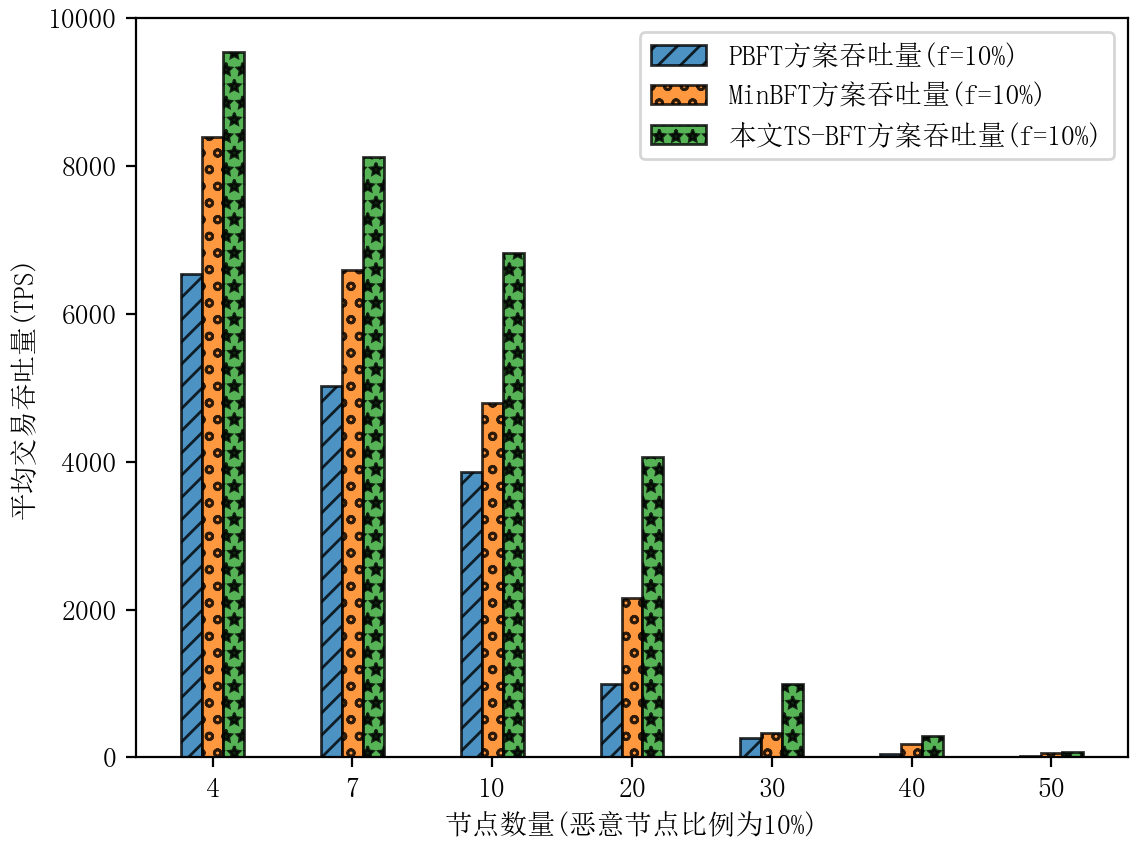

This chart was generated by the following Python code:
# encoding:utf-8
'''
创建人：Moss
创建时间：
'''
import matplotlib.pyplot as plt
import numpy as np
import matplotlib.ticker as mtick
from matplotlib.font_manager import FontProperties
import matplotlib
font = FontProperties(fname=r"/System/Library/Fonts/.ttc", size=10)
# a = [6710, 5150, 4251, 1321, 317, 106, 41]
# b = [8400, 6600, 5040, 2500, 420, 198, 78]
# c = [9720, 8534, 7020, 4160, 1140, 307, 103]

a = [6542, 5029, 3859, 989, 263, 51, 24]
b = [8391, 6600, 4800, 2160, 333, 180, 63]
c = [9541, 8120, 6827, 4059, 991, 283, 70]

plt.rcParams['font.sans-serif'] = ['Simsun']
# print(matplotlib.matplotlib_fname())

fmt = '%d'
yticks = mtick.FormatStrFormatter(fmt)
lx = [u'4', u'7', u'10', u'20', u'30', u'40', u'50']
x_indexes = np.arange(len(lx))
width = 0.15
fig = plt.figure()
ax1 = fig.add_subplot(111)
# ax1.plot(x_indexes, a, '*g-.', label=u'PBFT方案吞吐量(f=10%)')
# ax1.plot(x_indexes, b, '*b--', label=u'MinBFT方案吞吐量(f=10%)')
# ax1.plot(x_indexes, c, 'or-', label=u'本文TS-BFT方案吞吐量(f=10%)')
ax1.bar(x_indexes-width, a, width=width, alpha=0.8,
        label=u'PBFT方案吞吐量(f=10%)', edgecolor="black", hatch='///')
ax1.bar(x_indexes, b, width=width, alpha=0.8,
        label=u'MinBFT方案吞吐量(f=10%)', edgecolor="black", hatch='oo')
ax1.bar(x_indexes+width, c, width=width, alpha=0.8,
        label=u'本文TS-BFT方案吞吐量(f=10%)', edgecolor="black", hatch='**')

ax1.yaxis.set_major_formatter(yticks)
ax1.legend(loc=1)
ax1.set_ylim([0, 10000])
ax1.set_ylabel('平均交易吞吐量(TPS)', {'size': 10})
plt.legend(prop={'family': 'Simsun', 'size': 10}, loc="best")
plt.xticks(x_indexes, lx)
ax1.set_xlabel('节点数量(恶意节点比例为10%)', {'size': 10})
plt.savefig('./Figure_2_b.png', dpi=200)
# plt.show()
